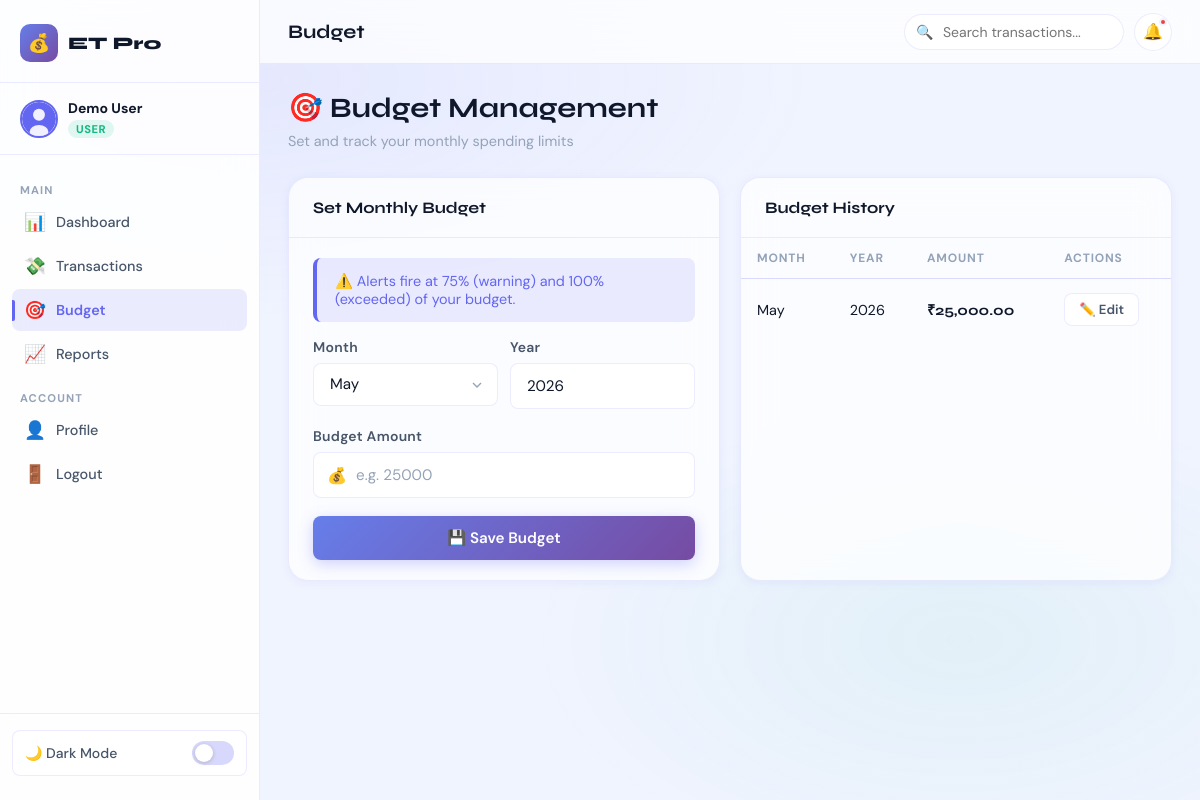
The page /budget.php (signed in) on the database its author committed.
### tables this page shows
CREATE TABLE IF NOT EXISTS budgets (
    id          INT AUTO_INCREMENT PRIMARY KEY,
    user_id     INT NOT NULL,
    month       TINYINT NOT NULL,    
    year        SMALLINT NOT NULL,
    amount      DECIMAL(15,2) NOT NULL DEFAULT 0.00,
    created_at  TIMESTAMP DEFAULT CURRENT_TIMESTAMP,
    updated_at  TIMESTAMP DEFAULT CURRENT_TIMESTAMP ON UPDATE CURRENT_TIMESTAMP,
    UNIQUE KEY unique_budget (user_id, month, year),
    FOREIGN KEY (user_id) REFERENCES users(id) ON DELETE CASCADE
);

### budget.php (the view, shortened to what this page needs)
<?php
require_once '../includes/layout.php';
$db=getDB();$uid=(int)$_SESSION['user_id'];
$bStmt=$db->prepare("SELECT * FROM budgets WHERE user_id=? ORDER BY year DESC, month DESC");
$bStmt->execute([$uid]);$budgets=$bStmt->fetchAll();
?>
<div class="page-content">
  <div class="page-header">
    <h2>🎯 Budget Management</h2>
    <p>Set and track your monthly spending limits</p>
  </div>
  <div style="display:grid;grid-template-columns:1fr 1fr;gap:20px">
    <div class="card">
      <div class="card-header"><span class="card-title">Set Monthly Budget</span></div>
      <div class="card-body">
        <form onsubmit="saveBudget(event)">
          <div class="alert alert-info">⚠️ Alerts fire at 75% (warning) and 100% (exceeded) of your budget.</div>
          <div style="display:grid;grid-template-columns:1fr 1fr;gap:12px">
            <div class="form-group"><label class="form-label">Month</label>
              <select id="budgetMonth" class="form-control form-select">
                <?php for($m=1;$m<=12;$m++): ?><option value="<?=$m?>" <?=(int)date('m')==$m?'selected':''?>><?=date('F',mktime(0,0,0,$m,1))?></option><?php endfor; ?>
              </select></div>
            <div class="form-group"><label class="form-label">Year</label>
              <input type="number" id="budgetYear" class="form-control" value="<?=date('Y')?>" min="2020" max="2099"></div>
          </div>
          <div class="form-group"><label class="form-label">Budget Amount</label>
            <div class="input-group"><span class="input-icon">💰</span>
              <input type="number" id="budgetAmount" class="form-control" placeholder="e.g. 25000" step="0.01" min="1" required>
            </div></div>
          <button type="submit" class="btn btn-primary btn-block">💾 Save Budget</button>
        </form>
      </div>
    </div>
    <div class="card">
      <div class="card-header"><span class="card-title">Budget History</span></div>
      <div class="card-body" style="padding:0">
        <?php if(empty($budgets)): ?>
        <div class="empty-state"><span class="emoji">🎯</span><h3>No budgets set</h3><p>Set your first budget using the form.</p></div>
        <?php else: ?>
        <div class="table-wrap">
          <table>
            <thead><tr><th>Month</th><th>Year</th><th>Amount</th><th>Actions</th></tr></thead>
            <tbody>
              <?php foreach($budgets as $b): ?>
              <tr>
                <td><?=date('F',mktime(0,0,0,$b['month'],1))?></td>
                <td><?=$b['year']?></td>
                <td style="font-family:var(--font-display);font-weight:700">₹<?=number_format($b['amount'],2)?></td>
                <td><button onclick="loadBudget(<?=$b['month']?>,<?=$b['year']?>,<?=$b['amount']?>)" class="btn btn-ghost btn-sm">✏️ Edit</button></td>
              </tr>
              <?php endforeach; ?>
            </tbody>
          </table>
        </div>
        <?php endif; ?>
      </div>
    </div>
  </div>
</div>
</body></html>

### rows shown on the page
budgets: month "May", year "2026", amount "25,000.00"

### other values the page prints
$user['name'] "Demo User"
$user['role'] "USER"
$title "Budget"
form field value "May"
